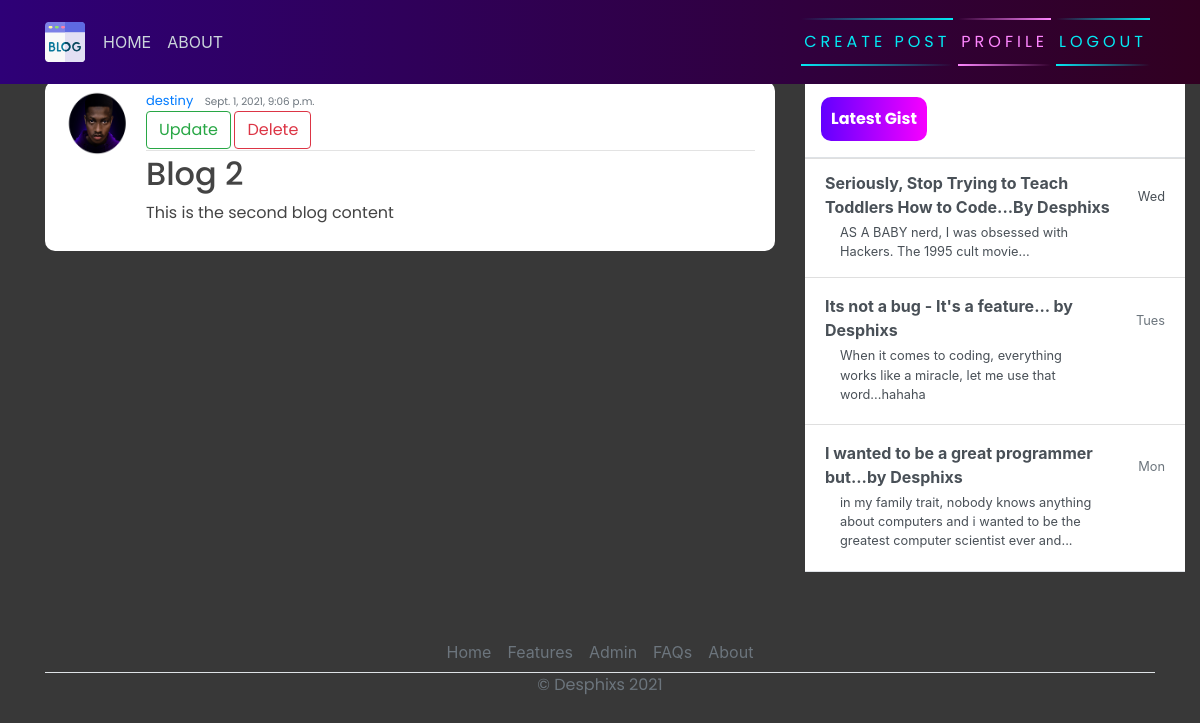
Screenshot of /post/6/ (signed in) with the database file from the repository.
### blog/models.py (models this page shows, shortened)
class Post(models.Model):
    title = models.CharField(max_length=200)
    content = models.TextField()
    date_posted = models.DateTimeField(default=timezone.now)
    author = models.ForeignKey(User, on_delete=models.CASCADE)

### users/models.py (models this page shows, shortened)
class Profile(models.Model):
    user = models.OneToOneField(User, on_delete=models.CASCADE)
    image = models.ImageField(default='default.jpg', upload_to='profile_pics')

### blog/views.py (the view)
# urls.py: path('post/<int:pk>/', PostDetailView.as_view(), name="blog-detail"),
class PostDetailView(LoginRequiredMixin, DetailView):
    model = Post

### blog/templates/blog/post_detail.html
{% extends 'blog/base.html' %}
{% block content %}
        <article class="media content-section">
            <img class="rounded-cirlce article-img" src="{{ object.author.profile.image.url }}" alt="">
            <div class="media-body">
              <div class="article-metadata">
                <a class="mr-2" href="#">{{ object.author }}</a>
                <small class="text-muted">{{ object.date_posted }}</small> <br>
                  {% if object.author == user %}
                    <div>
                        <a class="btn btn-outline-success" href="{% url 'blog-update' object.id %}">Update</a>
                        <a class="btn btn-outline-danger" href="{% url 'blog-delete' object.id %}">Delete</a>
                    </div>
                  {% endif %}
              </div>
              <h2><a class="article-title" href="#">{{ object.title }}</a></h2>
              <p class="article-content">{{ object.content }}</p>
            </div>
            <br>
          </article>
{% endblock content %}

### blog/static/blog/main.css (style rules this page uses)
body { background-color: rgb(56, 56, 56); margin-top: 5rem; background-size: contain; background-repeat: no-repeat; }
h1, h2, h3, h4, h5, h6, p { color: #444444; font-family: 'Poppins', sans-serif; }
.content-section { background: #ffffff; padding: 10px 20px; border-radius: 10px; margin-bottom: 20px; }
.article-title { color: #444444; }
.article-content { white-space: pre-line; }
.article-img { height: 65px; width: 65px; margin-right: 16px; }
.article-metadata { font-family: 'Poppins', sans-serif; padding-bottom: 1px; margin-bottom: 4px; font-size: 13px; border-bottom: 1px solid #e3e3e3 }

### rows the page displays
Post: author.profile.image (picture), author "destiny", date_posted "Sept. 1, 2021, 9:06 p.m.", title "Blog 2", content "This is the second blog content"
